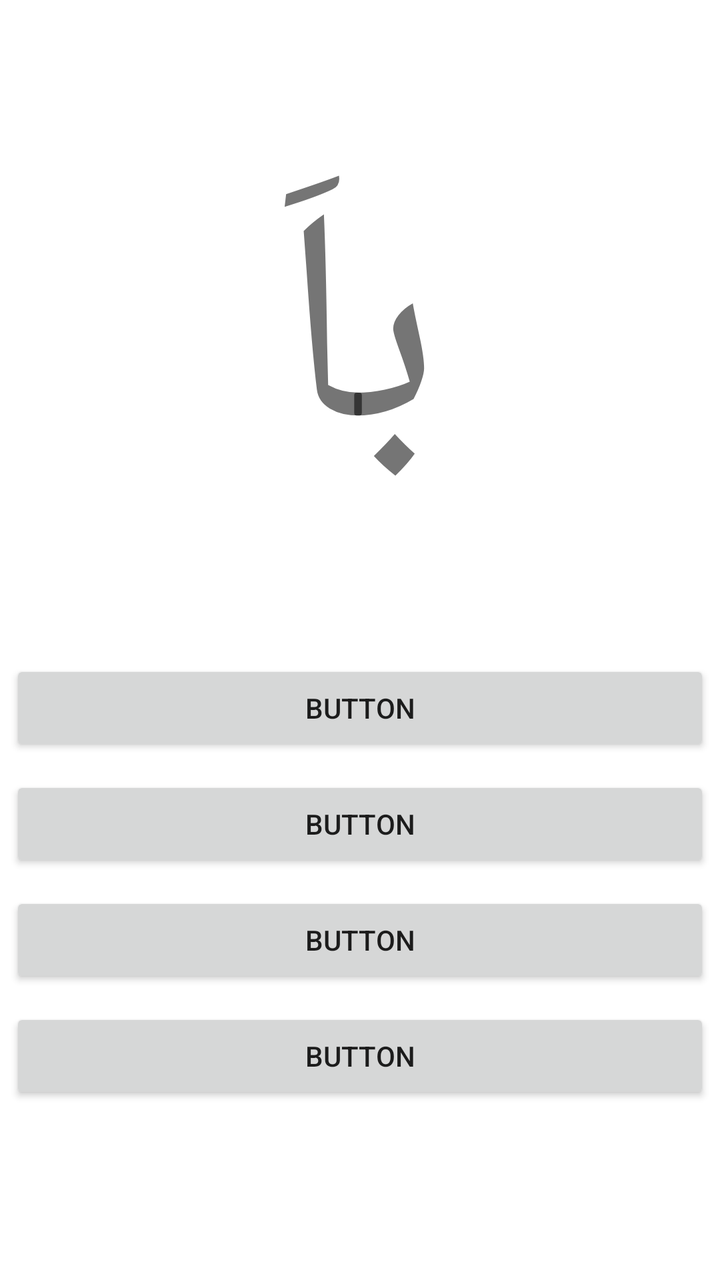
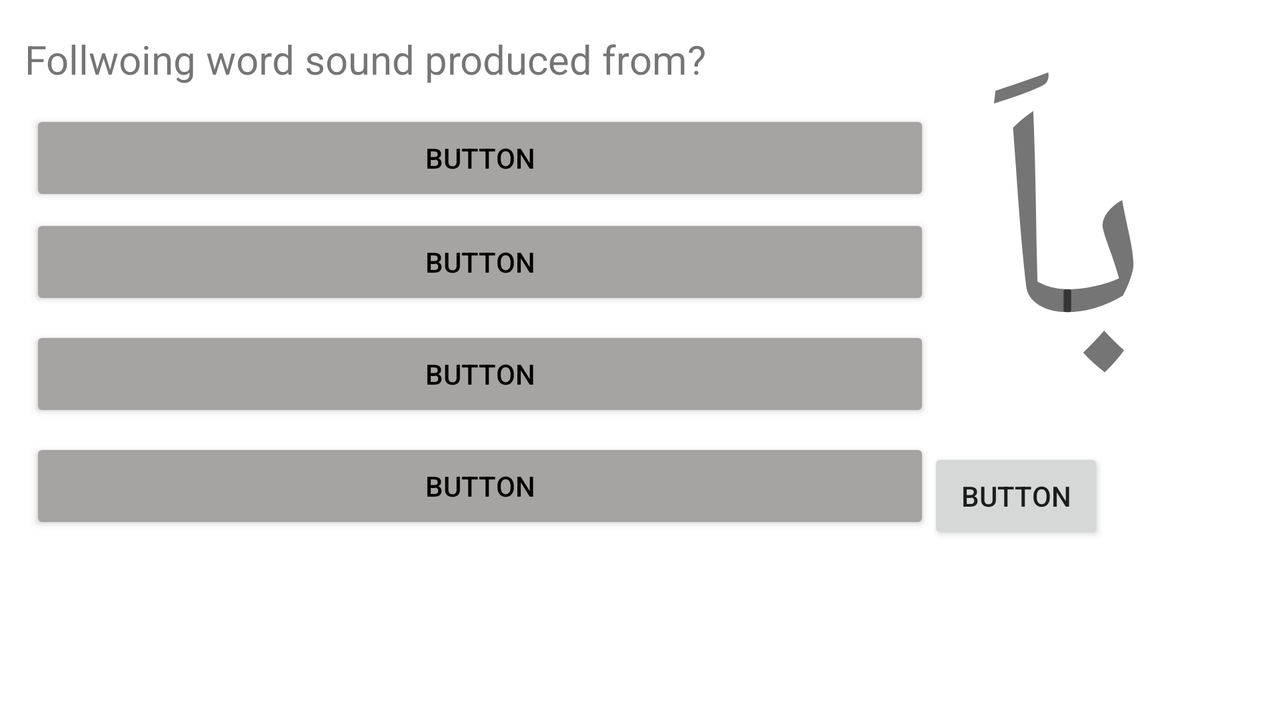

One screen, two layout resources from the same app: the default and the author's alternative for another configuration. Each is rendered where Android would select it; the XML of both is given below.
<!-- AndroidManifest.xml: application theme Theme.MakhārijAlHurūf -->
<!-- res/layout/activity_practice.xml -->
<?xml version="1.0" encoding="utf-8"?>
<androidx.constraintlayout.widget.ConstraintLayout xmlns:android="http://schemas.android.com/apk/res/android"
    xmlns:app="http://schemas.android.com/apk/res-auto"
    xmlns:tools="http://schemas.android.com/tools"
    android:layout_width="match_parent"
    android:layout_height="match_parent"
    tools:context=".PracticeActivity">

    <TextView
        android:id="@+id/textView3"
        android:layout_width="0dp"
        android:layout_height="300dp"
        android:text="باَ"
        app:layout_constraintEnd_toEndOf="parent"
        app:layout_constraintStart_toStartOf="parent"
        app:layout_constraintTop_toTopOf="parent"
        android:layout_marginTop="20dp"
        android:gravity="center"
        android:textSize="150sp"
        android:layout_marginLeft="5dp"
        android:layout_marginRight="5dp"/>

    <Button
        android:id="@+id/optionA"
        android:layout_width="0dp"
        android:layout_height="wrap_content"
        android:text="Button"
        app:layout_constraintEnd_toEndOf="parent"
        app:layout_constraintStart_toStartOf="parent"
        app:layout_constraintTop_toBottomOf="@+id/textView3"
        android:layout_marginTop="10dp"
        android:layout_marginLeft="5dp"
        android:layout_marginRight="5dp"/>

    <Button
        android:id="@+id/optionB"
        android:layout_width="0dp"
        android:layout_height="wrap_content"
        android:text="Button"
        app:layout_constraintEnd_toEndOf="parent"
        app:layout_constraintStart_toStartOf="parent"
        app:layout_constraintTop_toBottomOf="@+id/optionA"
        android:layout_marginTop="10dp"
        android:layout_marginLeft="5dp"
        android:layout_marginRight="5dp"/>

    <Button
        android:id="@+id/optionC"
        android:layout_width="0dp"
        android:layout_height="wrap_content"
        android:text="Button"
        app:layout_constraintEnd_toEndOf="parent"
        app:layout_constraintStart_toStartOf="parent"
        app:layout_constraintTop_toBottomOf="@+id/optionB"
        android:layout_marginTop="10dp"
        android:layout_marginLeft="5dp"
        android:layout_marginRight="5dp"/>

    <Button
        android:id="@+id/optionD"
        android:layout_width="0dp"
        android:layout_height="wrap_content"
        android:text="Button"
        app:layout_constraintEnd_toEndOf="parent"
        app:layout_constraintStart_toStartOf="parent"
        app:layout_constraintTop_toBottomOf="@+id/optionC"
        android:layout_marginTop="10dp"
        android:layout_marginLeft="5dp"
        android:layout_marginRight="5dp"/>
</androidx.constraintlayout.widget.ConstraintLayout>
<!-- resources referenced by this layout -->
<resources>
  <style name="Theme.MakhārijAlHurūf" parent="Theme.MaterialComponents.DayNight.DarkActionBar">
          
          <item name="colorPrimary">@color/purple_500</item>
          <item name="colorPrimaryVariant">@color/purple_700</item>
          <item name="colorOnPrimary">@color/white</item>
          
          <item name="colorSecondary">@color/teal_200</item>
          <item name="colorSecondaryVariant">@color/teal_700</item>
          <item name="colorOnSecondary">@color/black</item>
          
          <item name="android:statusBarColor" tools:targetApi="l">?attr/colorPrimaryVariant</item>
          
      </style>
</resources>
<!-- res/layout-land/activity_practice.xml (the author's variant of the layout above) -->
<!-- drawn on the phone turned sideways -->
<?xml version="1.0" encoding="utf-8"?>
<androidx.constraintlayout.widget.ConstraintLayout xmlns:android="http://schemas.android.com/apk/res/android"
    xmlns:app="http://schemas.android.com/apk/res-auto"
    xmlns:tools="http://schemas.android.com/tools"
    android:layout_width="match_parent"
    android:layout_height="match_parent"
    tools:context=".PracticeActivity">

    <TextView
        android:id="@+id/textView3"
        android:layout_width="150dp"
        android:layout_height="200dp"
        android:layout_marginLeft="5dp"
        android:layout_marginTop="16dp"
        android:layout_marginRight="5dp"
        android:gravity="center"
        android:text="باَ"
        android:textSize="150sp"
        app:layout_constraintEnd_toEndOf="parent"
        app:layout_constraintHorizontal_bias="0.947"
        app:layout_constraintStart_toStartOf="parent"
        app:layout_constraintTop_toTopOf="parent" />

    <Button
        android:id="@+id/optionA"
        android:layout_width="450dp"
        android:layout_height="wrap_content"
        android:layout_marginLeft="5dp"
        android:layout_marginTop="12dp"
        android:layout_marginRight="5dp"
        android:backgroundTint="#A6A3A3"
        android:text="Button"
        android:textColor="@color/black"
        app:layout_constraintEnd_toEndOf="parent"
        app:layout_constraintHorizontal_bias="0.056"
        app:layout_constraintStart_toStartOf="parent"
        app:layout_constraintTop_toBottomOf="@+id/textView7" />

    <Button
        android:id="@+id/optionB"
        android:layout_width="450dp"
        android:layout_height="wrap_content"
        android:layout_marginLeft="5dp"
        android:layout_marginTop="4dp"
        android:layout_marginRight="5dp"
        android:backgroundTint="#A6A3A3"
        android:text="Button"
        android:textColor="@color/black"
        app:layout_constraintEnd_toEndOf="parent"
        app:layout_constraintHorizontal_bias="0.056"
        app:layout_constraintStart_toStartOf="parent"
        app:layout_constraintTop_toBottomOf="@+id/optionA" />

    <Button
        android:id="@+id/optionC"
        android:layout_width="450dp"
        android:layout_height="wrap_content"
        android:layout_marginLeft="5dp"
        android:layout_marginTop="8dp"
        android:layout_marginRight="5dp"
        android:backgroundTint="#A6A3A3"
        android:text="Button"
        android:textColor="@color/black"
        app:layout_constraintEnd_toEndOf="parent"
        app:layout_constraintHorizontal_bias="0.056"
        app:layout_constraintStart_toStartOf="parent"
        app:layout_constraintTop_toBottomOf="@+id/optionB" />

    <Button
        android:id="@+id/optionD"
        android:layout_width="450dp"
        android:layout_height="wrap_content"
        android:layout_marginLeft="5dp"
        android:layout_marginTop="8dp"
        android:layout_marginRight="5dp"
        android:backgroundTint="#A6A3A3"
        android:text="Button"
        android:textColor="@color/black"
        app:layout_constraintEnd_toEndOf="parent"
        app:layout_constraintHorizontal_bias="0.056"
        app:layout_constraintStart_toStartOf="parent"
        app:layout_constraintTop_toBottomOf="@+id/optionC" />

    <Button
        android:id="@+id/nextButton"
        android:layout_width="wrap_content"
        android:layout_height="wrap_content"
        android:layout_marginTop="8dp"
        android:layout_marginEnd="88dp"
        android:text="Button"
        app:layout_constraintEnd_toEndOf="parent"
        app:layout_constraintTop_toBottomOf="@+id/textView3" />

    <TextView
        android:id="@+id/textView7"
        android:layout_width="wrap_content"
        android:layout_height="wrap_content"
        android:layout_marginTop="16dp"
        android:text="Follwoing word sound produced from?"
        android:textSize="20sp"
        app:layout_constraintEnd_toEndOf="parent"
        app:layout_constraintHorizontal_bias="0.041"
        app:layout_constraintStart_toStartOf="parent"
        app:layout_constraintTop_toTopOf="parent" />
</androidx.constraintlayout.widget.ConstraintLayout>
